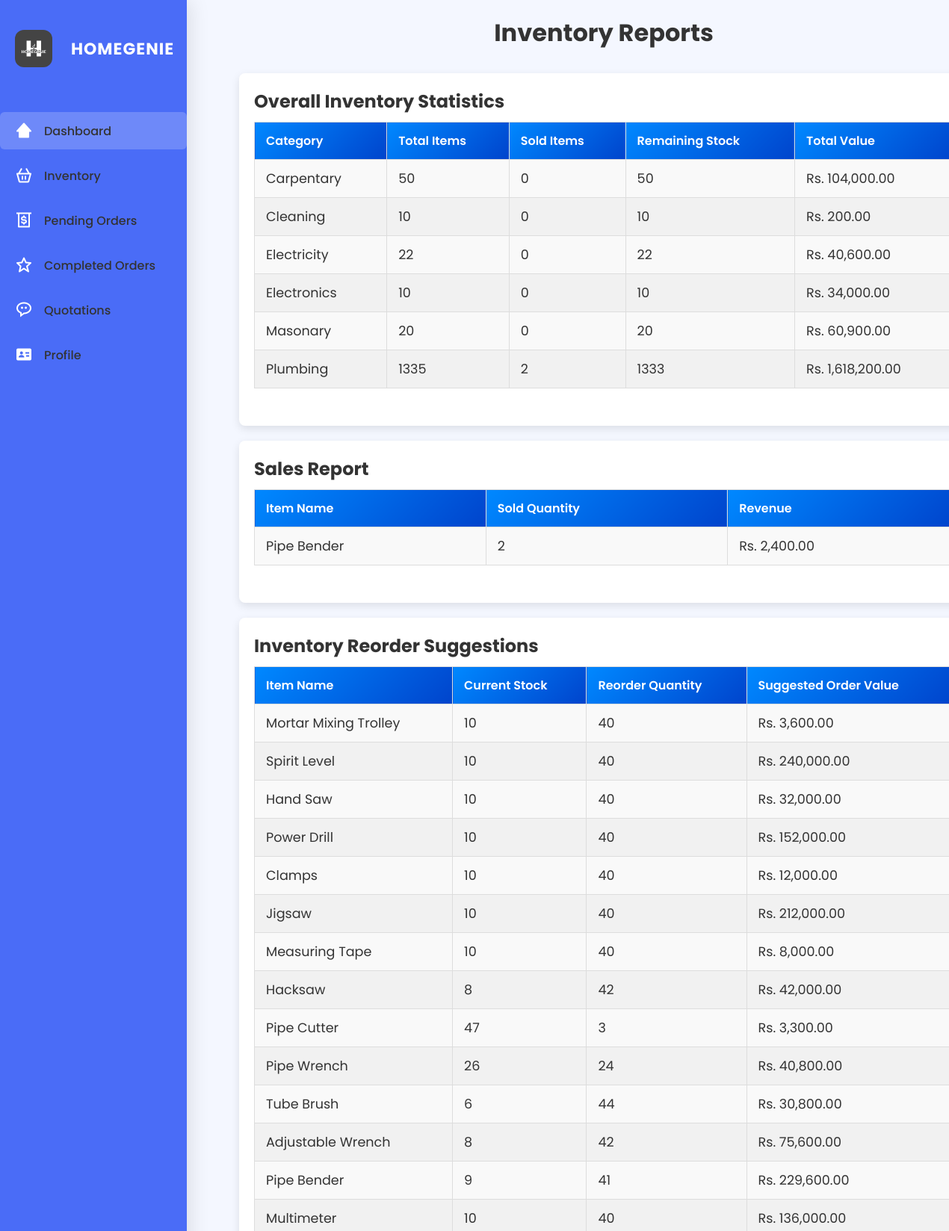
The app's page /SupplierController/reports (signed in, upper part), older data.
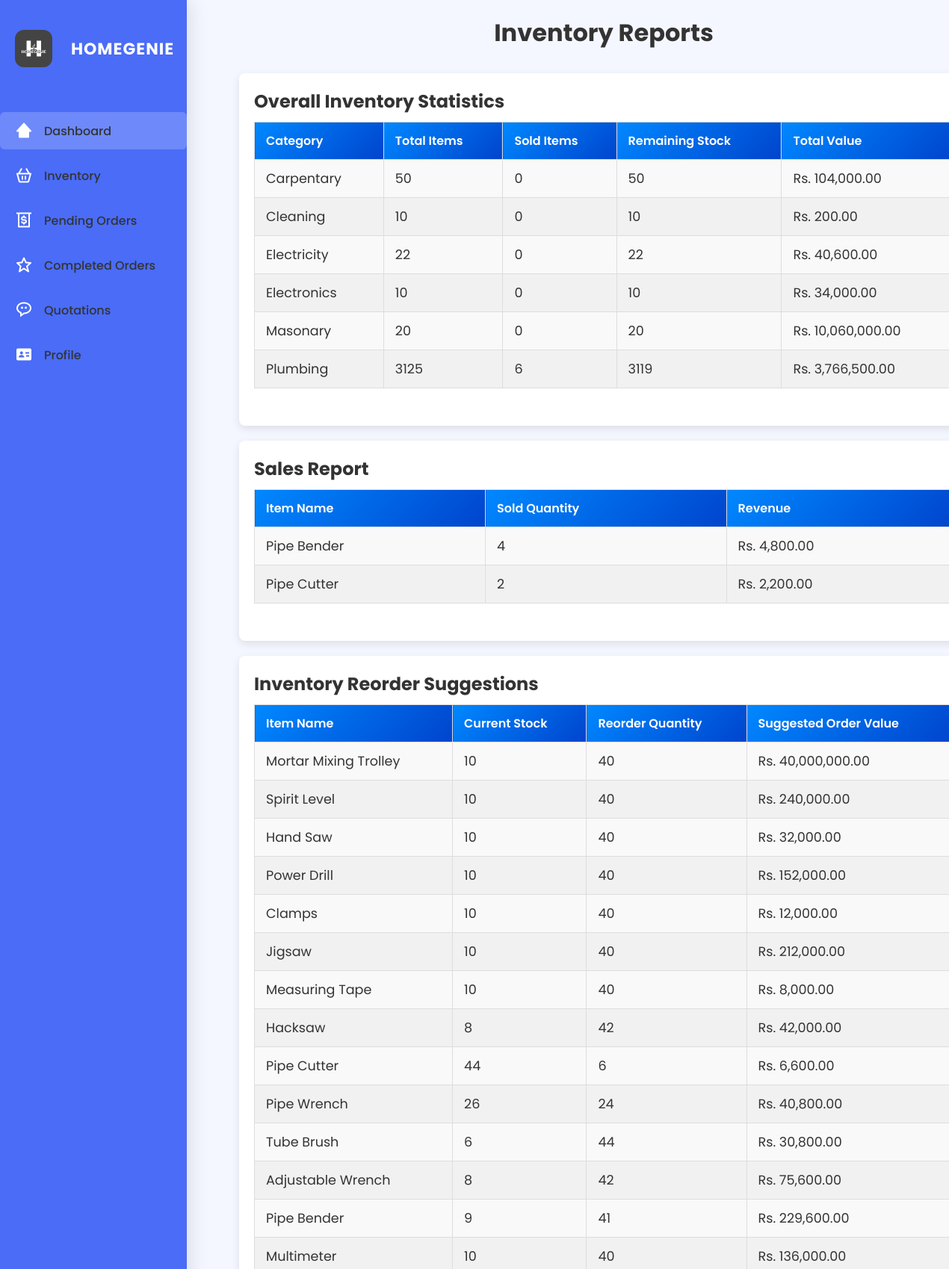
The same page, newer data.
### tables this page shows
CREATE TABLE `inventory` (
  `item_id` int(11) NOT NULL,
  `item_name` varchar(100) NOT NULL,
  `quantity` int(11) NOT NULL,
  `selling_price` decimal(10,2) NOT NULL,
  `category` varchar(50) NOT NULL,
  `added_date` date NOT NULL,
  `image_path` longblob DEFAULT NULL,
  `user_id` int(11) DEFAULT NULL
);

### app/controllers/SupplierController.php (called while the page is built, shortened)
<?php
require_once '../app/models/SupplierModel.php';
class SupplierController extends Controller {
    private $SupplierModel;
    public function __construct() {
        $this->SupplierModel = $this->model('SupplierModel');
    }
    public function reports() {
        $loggedUserId = $_SESSION['user_id'] ?? null;
        $inventoryReport = $this->SupplierModel->getInventoryReport($loggedUserId);
        $salesReport = $this->SupplierModel->getSalesReport($loggedUserId);
        $reorderSuggestions = $this->SupplierModel->getReorderSuggestions($loggedUserId);
        $data = [
            'inventoryReport' => $inventoryReport,
            'salesReport' => $salesReport,
            'reorderSuggestions' => $reorderSuggestions
        ];
        $this->view('supplier/admin/inventory/reports', $data);
    }
}

### app/libraries/Core.php (called while the page is built, shortened)
<?php
class Core {
    protected $currentMethod = 'index';
    public function __construct() {
        $url = $this->getURL();
        if (isset($url[0]) && file_exists('../app/controllers/' . ucwords($url[0]) . '.php')) {
            unset($url[0]);
        }
        $this->currentController = new $this->currentController;
        if (isset($url[1]) && method_exists($this->currentController, $url[1])) {
            $this->currentMethod = $url[1];
            unset($url[1]);
        }
        $this->params = $url ? array_values($url) : [];
        call_user_func_array([$this->currentController, $this->currentMethod], $this->params);
    }
    public function getURL() {
        if (isset($_GET['url'])) {
            $url = rtrim($_GET['url'], '/');
            $url = filter_var($url, FILTER_SANITIZE_URL);
            return explode('/', $url);
        }
        return [];
    }
}

### public/index.php (called while the page is built, shortened)
<?php
   $init = new Core();
?>

### app/libraries/Database.php (called while the page is built, shortened)
<?php
class Database{
    private $host = DB_HOST;
    private $user = DB_USER;
    private $password = DB_PASSWORD;
    private $dbname = DB_NAME;
    private $dbh;
    private $statement;
    public function __construct(){
        $dsn = 'mysql:host='.$this->host.';dbname='.$this->dbname;
        $options = array(
            PDO::ATTR_PERSISTENT => true,
            PDO::ATTR_ERRMODE => PDO::ERRMODE_EXCEPTION
        );
        try {
            $this->dbh = new PDO($dsn, $this->user, $this->password, $options);
        } catch (PDOException $e) {
            $this->error = $e->getMessage();
            echo $this->error;
        }
    }
    public function query($sql){
        $this->statement = $this->dbh->prepare($sql);
    }
    public function bind($param, $value, $type = null){
        if (is_null($type)) {
            switch (true) {
                case is_int($value):
                    $type = PDO::PARAM_INT;
                    break;
            }
        }
        $this->statement->bindValue($param, $value, $type);
    }
    public function execute(){
        return $this->statement->execute();
    }
    public function resultSet(){
        $this->execute();
        return $this->statement->fetchAll(PDO::FETCH_OBJ);
    }
}

### app/models/SupplierModel.php (called while the page is built, shortened)
<?php
class SupplierModel {
    private $db;
    public function __construct() {
        $this->db = new Database();
    }
    public function getInventoryReport($userId) {
        $this->db->query("
            SELECT
                i.category,
                SUM(i.quantity) AS total_items,
                IFNULL(SUM(si.quantity), 0) AS sold_items,
                SUM(i.quantity) - IFNULL(SUM(si.quantity), 0) AS remaining_stock,
                IFNULL(SUM(i.quantity * i.selling_price), 0) AS total_value
            FROM inventory i
            LEFT JOIN sales_items si ON i.item_id = si.item_id
            LEFT JOIN sales_orders s ON si.sale_id = s.id
            WHERE i.user_id = :user_id
            GROUP BY i.category
        ");
        $this->db->bind(':user_id', $userId);
        return $this->db->resultSet();
    }
    public function getSalesReport($userId) {
        $this->db->query("
            SELECT
                i.item_name,
                SUM(si.quantity) AS sold_quantity,
                SUM(si.price * si.quantity) AS revenue
            FROM sales_items si
            JOIN inventory i ON si.item_id = i.item_id
            JOIN sales_orders s ON si.sale_id = s.id
            WHERE s.status = 'Accepted'
            AND i.user_id = :user_id
            GROUP BY si.item_id
        ");
        $this->db->bind(':user_id', $userId);
        return $this->db->resultSet();
    }
    public function getReorderSuggestions($userId) {
        $this->db->query("
            SELECT
                i.item_name,
                i.quantity AS current_stock,
                :default_threshold - i.quantity AS reorder_quantity,
                (:default_threshold - i.quantity) * i.selling_price AS suggested_order_value
            FROM inventory i
            WHERE i.user_id = :user_id AND i.quantity < :default_threshold
        ");
        $this->db->bind(':user_id', $userId);
        $this->db->bind(':default_threshold', 50);
        return $this->db->resultSet();
    }
}

### app/views/supplier/admin/inventory/reports.php (the view, shortened to what the rows shown need)
<!DOCTYPE html>
<html lang="en">
<head>
    <link rel="stylesheet" href="<?php echo URLROOT; ?>/public/css/style.css">
    <link rel="stylesheet" href="<?php echo URLROOT; ?>/public/css/reports.css">
</head>
<body>
<?php require APPROOT . '/views/supplier/admin/sidebar.php'; ?>
<div class="reports-container">
    <header class="reports-header">
        <h2>Inventory Reports</h2>
    </header>
    <main>
        <section class="reports-section">
            <table class="reports-table">
                <thead>
                    <tr>
                        <th>Category</th>
                        <th>Total Items</th>
                        <th>Sold Items</th>
                        <th>Remaining Stock</th>
                        <th>Total Value</th>
                    </tr>
                </thead>
            </table>
        </section>
        <section class="sales-report">
            <table class="reports-table">
                <thead>
                    <tr>
                        <th>Item Name</th>
                        <th>Sold Quantity</th>
                        <th>Revenue</th>
                    </tr>
                </thead>
            </table>
        </section>
        <section class="inventory-reorder">
            <table class="reports-table">
                <thead>
                    <tr>
                        <th>Item Name</th>
                        <th>Current Stock</th>
                        <th>Reorder Quantity</th>
                        <th>Suggested Order Value</th>
                    </tr>
                </thead>
                <tbody>
                    <?php foreach ($data['reorderSuggestions'] as $reorder) : ?>
                        <tr>
                            <td><?php echo htmlspecialchars($reorder->item_name); ?></td>
                            <td><?php echo $reorder->current_stock; ?></td>
                            <td><?php echo $reorder->reorder_quantity > 0 ? $reorder->reorder_quantity : 'N/A'; ?></td>
                            <td>Rs. <?php echo number_format($reorder->suggested_order_value, 2); ?></td>
                        </tr>
                    <?php endforeach; ?>
                </tbody>
            </table>
        </section>
    </main>
</div>
</body>
</html>

Row changes from the older to the newer data that the page shows:
changed inventory "Mortar Mixing Trolley": suggested_order_value "3,600.00" → "40,000,000.00"
changed inventory "Pipe Cutter": quantity "47" → "44"; reorder_quantity "3" → "6"; suggested_order_value "3,300.00" → "6,600.00"
Text that changed along with them:
new list line: "Masonary 20 0 20 Rs. 10,060,000.00"
new list line: "Plumbing 3125 6 3119 Rs. 3,766,500.00"
new list line: "Pipe Bender 4 Rs. 4,800.00"
new list line: "Pipe Cutter 2 Rs. 2,200.00"
list line gone: "Masonary 20 0 20 Rs. 60,900.00"
list line gone: "Plumbing 1335 2 1333 Rs. 1,618,200.00"
list line gone: "Pipe Bender 2 Rs. 2,400.00"
